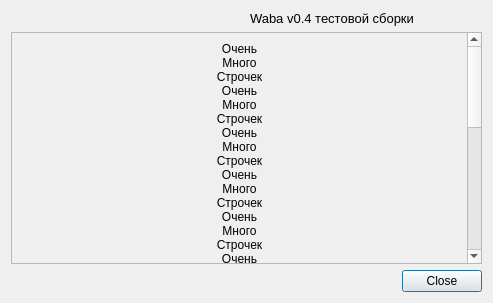
<?xml version="1.0" encoding="UTF-8"?>
<ui version="4.0">
 <class>Dialog</class>
 <widget class="QDialog" name="Dialog">
  <property name="geometry">
   <rect>
    <x>0</x>
    <y>0</y>
    <width>493</width>
    <height>303</height>
   </rect>
  </property>
  <property name="windowTitle">
   <string>Dialog</string>
  </property>
  <layout class="QGridLayout" name="gridLayout">
   <item row="0" column="0">
    <widget class="QLabel" name="label">
     <property name="text">
      <string/>
     </property>
     <property name="pixmap">
      <pixmap resource="../../resources/pyqt_resources.qrc">:/waba/logo2_release.png</pixmap>
     </property>
     <property name="alignment">
      <set>Qt::AlignCenter</set>
     </property>
    </widget>
   </item>
   <item row="3" column="0" colspan="2">
    <widget class="QDialogButtonBox" name="buttonBox">
     <property name="sizePolicy">
      <sizepolicy hsizetype="Expanding" vsizetype="Fixed">
       <horstretch>0</horstretch>
       <verstretch>0</verstretch>
      </sizepolicy>
     </property>
     <property name="orientation">
      <enum>Qt::Horizontal</enum>
     </property>
     <property name="standardButtons">
      <set>QDialogButtonBox::Close</set>
     </property>
    </widget>
   </item>
   <item row="2" column="0" colspan="2">
    <widget class="QScrollArea" name="scrollArea">
     <property name="widgetResizable">
      <bool>true</bool>
     </property>
     <widget class="QWidget" name="scrollAreaWidgetContents">
      <property name="geometry">
       <rect>
        <x>0</x>
        <y>0</y>
        <width>456</width>
        <height>538</height>
       </rect>
      </property>
      <layout class="QGridLayout" name="gridLayout_2">
       <property name="leftMargin">
        <number>9</number>
       </property>
       <property name="topMargin">
        <number>9</number>
       </property>
       <property name="rightMargin">
        <number>9</number>
       </property>
       <property name="bottomMargin">
        <number>9</number>
       </property>
       <item row="0" column="0">
        <widget class="QLabel" name="label_3">
         <property name="text">
          <string>Очень
Много
Строчек
Очень
Много
Строчек
Очень
Много
Строчек
Очень
Много
Строчек
Очень
Много
Строчек
Очень
Много
Строчек
Очень
Много
Строчек
Очень
Много
Строчек
Очень
Много
Строчек
Очень
Много
Строчек
Очень
Много
Строчек
Очень
Много
Строчек
Очень
Много
Строчек
</string>
         </property>
         <property name="alignment">
          <set>Qt::AlignCenter</set>
         </property>
        </widget>
       </item>
      </layout>
     </widget>
    </widget>
   </item>
   <item row="0" column="1">
    <widget class="QLabel" name="label_2">
     <property name="font">
      <font>
       <pointsize>10</pointsize>
      </font>
     </property>
     <property name="text">
      <string>Waba v0.4 тестовой сборки</string>
     </property>
     <property name="textFormat">
      <enum>Qt::AutoText</enum>
     </property>
     <property name="alignment">
      <set>Qt::AlignLeading|Qt::AlignLeft|Qt::AlignVCenter</set>
     </property>
    </widget>
   </item>
  </layout>
 </widget>
 <resources>
  <include location="../../resources/pyqt_resources.qrc"/>
 </resources>
 <connections>
  <connection>
   <sender>buttonBox</sender>
   <signal>accepted()</signal>
   <receiver>Dialog</receiver>
   <slot>accept()</slot>
   <hints>
    <hint type="sourcelabel">
     <x>248</x>
     <y>254</y>
    </hint>
    <hint type="destinationlabel">
     <x>157</x>
     <y>274</y>
    </hint>
   </hints>
  </connection>
  <connection>
   <sender>buttonBox</sender>
   <signal>rejected()</signal>
   <receiver>Dialog</receiver>
   <slot>reject()</slot>
   <hints>
    <hint type="sourcelabel">
     <x>316</x>
     <y>260</y>
    </hint>
    <hint type="destinationlabel">
     <x>286</x>
     <y>274</y>
    </hint>
   </hints>
  </connection>
 </connections>
</ui>
